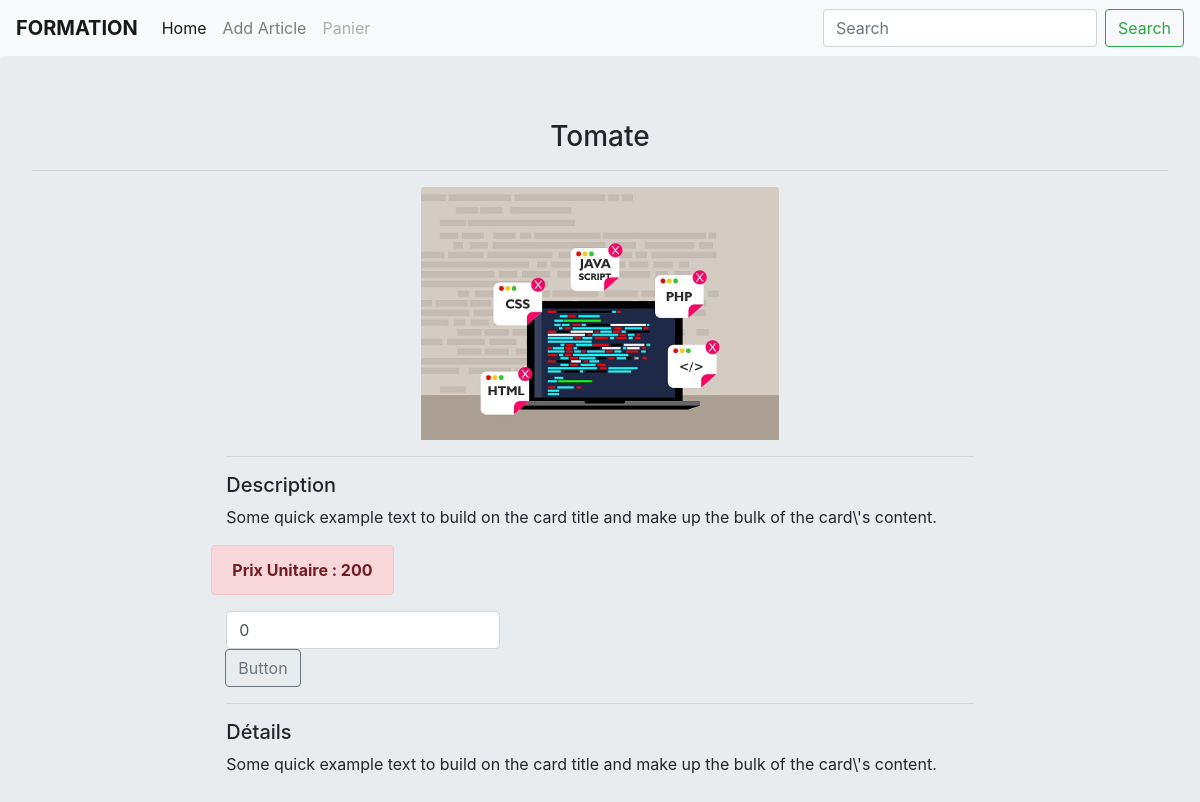
Screenshot of /vue/show-page.php?id=6 with the database file from the repository.
### tables this page shows
CREATE TABLE `article` (
  `id` int(11) NOT NULL,
  `nomArticle` varchar(255) NOT NULL,
  `descriptionArticle` text NOT NULL,
  `prixUnitaire` int(11) NOT NULL CHECK (`prixUnitaire` >= 0),
  `prixPromo` int(11) DEFAULT NULL CHECK (`prixPromo` < `prixUnitaire`),
  `detailArticle` text DEFAULT NULL
);

### modele/function.php (called while the page is built, shortened)
<?php
$user = "root";
$pass = "";
try {
    $connexion = new PDO('mysql:host=localhost;dbname=formation', $user, $pass);
} catch (PDOException $e) {
    print "Erreur !: " . $e->getMessage() ;
    die();
}
function get_article( int $id ):array{
    global $connexion;
    $sql = $connexion->prepare(
        'SELECT * FROM article WHERE id = ' . $id
    );
    $sql->execute();
    $resulut = $sql->fetch();
    if( $resulut != NULL )
        return $resulut;
    else
        return array();
}

### vue/show-page.php (the view, shortened to what this page needs)
<?php
require_once('../modele/function.php');
if (isset($_REQUEST['id']) && !empty($_REQUEST['id'])) {
    $id = htmlentities($_REQUEST['id']);
    if (get_article($id) != null) {
        $affiche = get_article($id);
?>
        <!DOCTYPE html>
        <html lang="en">
        <head>
            <link rel="stylesheet" href="https://maxcdn.bootstrapcdn.com/bootstrap/4.0.0/css/bootstrap.min.css">
            <link rel="stylesheet" href="https://cdn.jsdelivr.net/npm/bootstrap-icons@1.7.0/font/bootstrap-icons.css">
        </head>
        <body>
            <?php include_once('menu.php'); ?>
            <div class="jumbotron">
                <h3 class="text-center"><?= $affiche['nomArticle'] ?></h3>
                <hr>
                <div class="row">
                    <di class="col-sm-2"></di>
                    <div class="col-sm-8">
                        <div class="row">
                            <div class="col-sm-3"></div>
                            <div class="col-sm-6"><img class="card-img-top" src="image/formation.jpg" alt="Card image cap"></div>
                        </div>
                        <hr>
                        <h5>Description</h5>
                        <p><?= $affiche['descriptionArticle'] ?></p>
                        <div class="row">
                            <?php if ($affiche['prixPromo'] == 0) {
                            ?>
                                <p class="alert alert-danger"><strong>Prix Unitaire : <?= $affiche['prixUnitaire'] ?></strong></p>
                            <?php
                            } ?>
                        </div>
                        <div class="input-group mb-3">
                            <form method="POST" action="../modele/panier.php">
                            <input type="text" class="form-control" value="0" name="qte" aria-label="Recipient's username" aria-describedby="basic-addon2">
                            <div class="input-group-append">
                                <button class="btn btn-outline-secondary" type="submit">Button</button>
                            </div>
                            </form>
                        </div>
                        <hr>
                        <h5>Détails</h5>
                        <p><?= $affiche['detailArticle'] ?></p>
                    </div>
                </div>
            </div>
        </body>
<?php
    } else {
        header('Location: error.page.html');
    }
} else {
    header('Location: error.page.html');
}

### rows the page displays
article: nomArticle "Tomate", descriptionArticle "Some quick example text to build on the card title and make up the bulk of the card\\'s content.", prixUnitaire "200", detailArticle "Some quick example text to build on the card title and make up the bulk of the card\\'s content."
